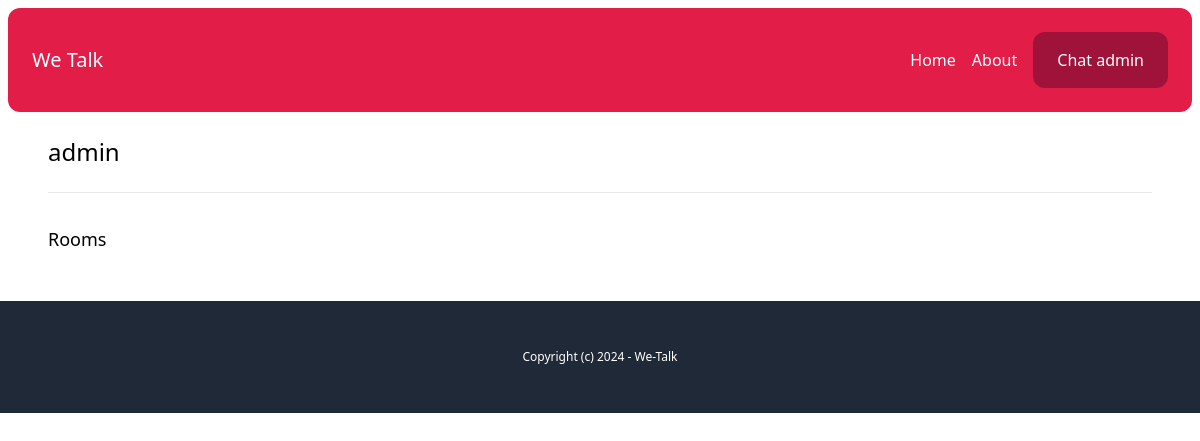
Before: /chat-admin/users/a803a77e-4d82-4158-ad39-780ef68da8d6/ (signed in) with the older database file.
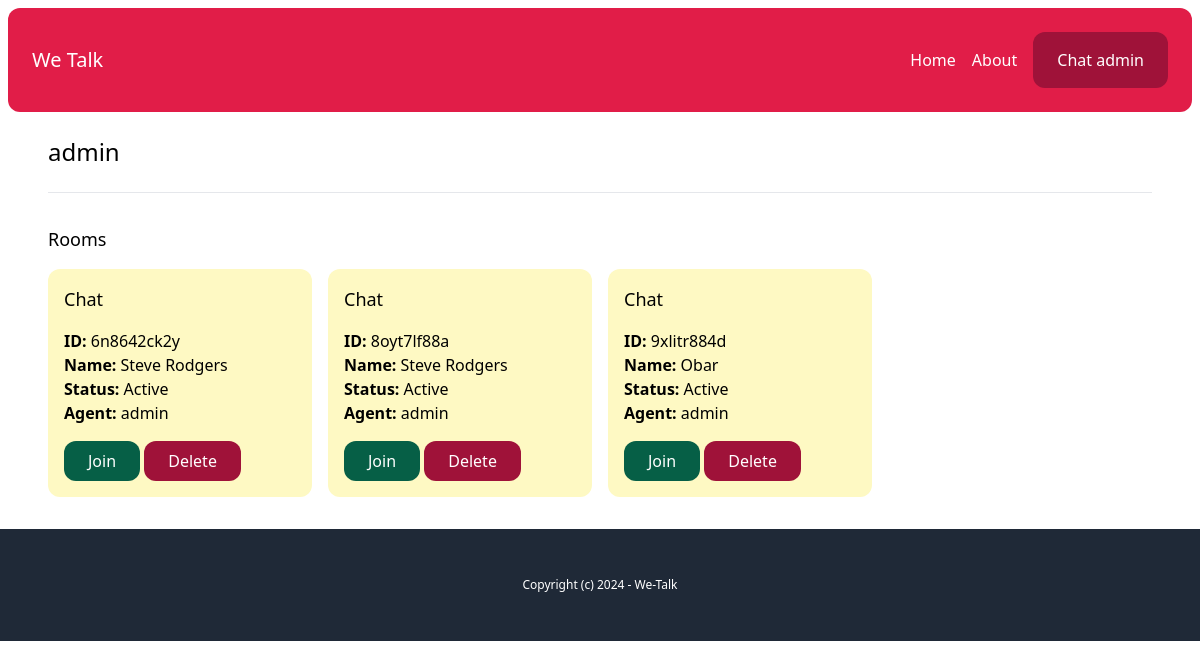
After: the same page with the newer database file.
### chat/models.py (models this page shows, shortened)
class Room(models.Model):
    WAITING = 'waiting'
    ACTIVE = 'active'
    CLOSED = 'closed'
    CHOICES_STATUS = (
        (WAITING, 'Waiting'),
        (ACTIVE, 'Active'),
        (CLOSED, 'Closed'),
    )
    uuid = models.CharField(max_length=255)
    client = models.CharField(max_length=255)
    agent = models.ForeignKey(User, related_name='rooms', blank=True, null=True, on_delete=models.CASCADE)
    messages = models.ManyToManyField(Message, blank=True)
    url = models.CharField(max_length=255, blank=True, null=True)
    status = models.CharField(max_length=20, choices=CHOICES_STATUS, default=WAITING)
    created_at = models.DateTimeField(auto_now_add=True)
    class Meta:
        ordering = ('-created_at',)

### account/models.py (models this page shows)
class User(AbstractBaseUser, PermissionsMixin):
    AGENT = 'agent'
    MANAGER = 'manager'
    ROLES_CHOICES = (
        (AGENT, 'Agent'),
        (MANAGER, 'Manager'),
    )
    id = models.UUIDField(primary_key=True, default=uuid.uuid4, editable=False)
    email = models.EmailField(unique=True)
    name = models.CharField(max_length=255, blank=True, default='')
    role = models.CharField(max_length=20, choices=ROLES_CHOICES, default=AGENT)
    is_active = models.BooleanField(default=True)
    is_superuser = models.BooleanField(default=False)
    is_staff = models.BooleanField(default=False)
    date_joined = models.DateTimeField(default=timezone.now)
    last_login = models.DateTimeField(blank=True, null=True)
    objects = CustomUserManager()
    USERNAME_FIELD = 'email'
    EMAIL_FIELD = 'email'
    REQUIRED_FIELDS = ['name']

### chat/views.py (the view)
# urls.py: path('chat-admin/users/<uuid:uuid>/', views.user_detail, name='user_detail'),
@login_required
def user_detail(request, uuid):
    user = User.objects.get(pk=uuid)
    rooms = user.rooms.all()
    return render(request, 'chat/user_detail.html', {'user': user, 'rooms': rooms})

### chat/templates/chat/user_detail.html
{% extends 'core/base.html' %}
{% block content %}
    <h1 class="mb-6 text-2xl">{{ user.name }}</h1>
    <hr class="my-6">
    <div class="mt-8">
        <h2 class="mb-4 text-lg">Rooms</h2>
        {% include 'chat/partials/room_list.html' %}
    </div>
{% endblock %}

### chat/templates/chat/partials/room_list.html
<div class="grid grid-cols-4 gap-4">
    {% for room in rooms %}
        <div class="p-4 rounded-xl {% if room.status == 'waiting' %}bg-emerald-100{% elif room.status == 'active' %}bg-yellow-100{% else %}bg-gray-100{% endif %}">
            <h3 class="mb-4 text-lg">Chat</h3>
            <p>
                <b>ID: </b>{{ room.uuid }}<br>
                <b>Name: </b>{{ room.client }}<br>
                <b>Status: </b>{{ room.get_status_display }}<br>
                <b>Agent: </b>{% firstof room.agent.name 'None yet...' %}
            </p>
            <a href="{% url 'chat:room' room.uuid %}" class="mt-4 inline-block py-2 px-6 bg-emerald-800 text-white rounded-xl">Join</a>
            <a href="{% url 'chat:delete_room' room.uuid %}" class="mt-4 inline-block py-2 px-6 bg-rose-800 text-white rounded-xl">Delete</a>
        </div>
    {% endfor %}
</div>

Changed rows visible on the page:
added Room: uuid "6n8642ck2y", client "Steve Rodgers", status "Active", agent.name "admin"
added Room: uuid "8oyt7lf88a", client "Steve Rodgers", status "Active", agent.name "admin"
now on this page (row edited): Room: uuid "9xlitr884d", client "Obar", status "Active", agent.name "admin"
